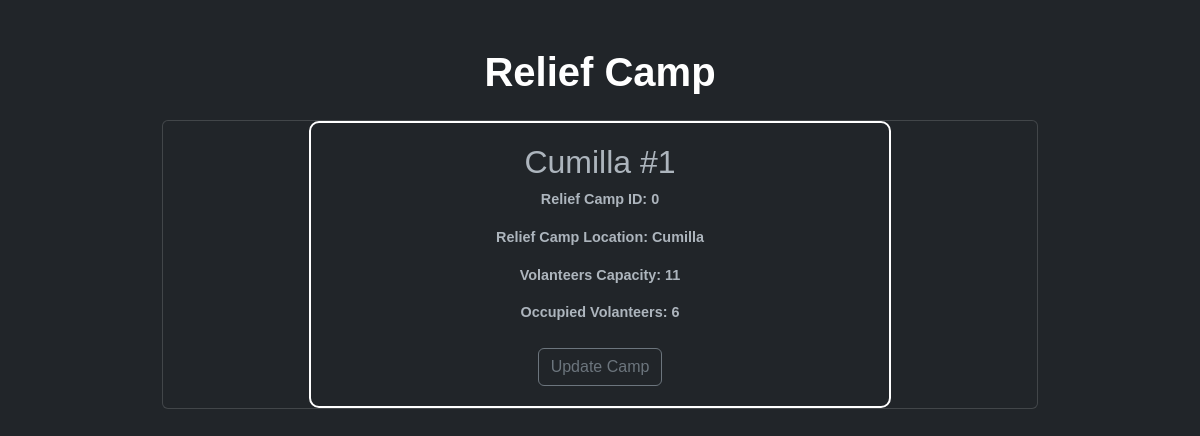
/rcamp (signed in), run on an earlier commit of the app's database.
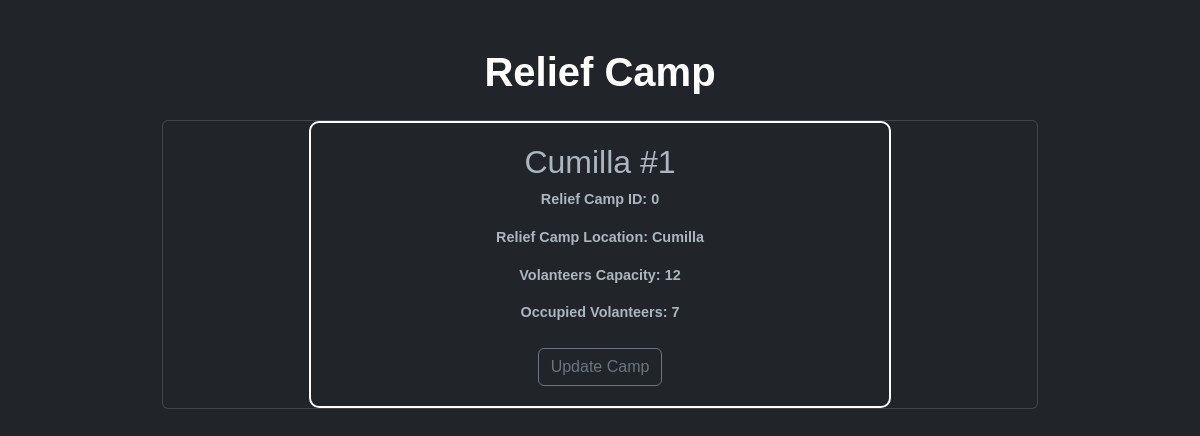
And on a later commit of the database.
### models/rcamp.py (models this page shows, shortened)
class Rcamp(db.Model):
    __tablename__ = 'Reliefcamp'
    id = db.Column(db.Integer, primary_key=True, autoincrement=True)
    name = db.Column(db.String(100), nullable=False)
    location = db.Column(db.String(100), nullable=False)
    v_capacity = db.Column(db.Integer, nullable=False)
    v_occupied = db.Column(db.Integer, nullable=False)
    v_id = db.Column(db.Integer, db.ForeignKey('volunteers.volunteerid'), nullable=False)
    @staticmethod
    def get_camp_status(v_id):
        camp = Rcamp.query.filter_by(v_id=v_id).first()
        return camp

### app.py (the view, shortened to what this page needs)
@app.route('/rcamp', methods=['GET', 'POST'])
def r_camp_info():
    if "role" in session:
        if session['role'] != 'volunteer':
            return redirect(url_for('login'))
    v_id = session['user']
    if Volunteer.getVolunteer(v_id) is None:
        return redirect(url_for('login'))
    if request.method == 'GET':
        result = Rcamp.get_camp_status(v_id)
        return render_template('rcamp.html', rcamp=result)

### models/volunteer.py (called while the page is built)
    @staticmethod
    def getVolunteer(userId):
        return Volunteer.query.filter_by(userId=userId).first()

### templates/rcamp.html (shortened to what this page needs)
<!DOCTYPE html>
<html lang="en" data-bs-theme="dark">
<head>
    <link href="https://cdn.jsdelivr.net/npm/bootstrap@5.3.0/dist/css/bootstrap.min.css" rel="stylesheet">
</head>
<body>
    <div class="container container-custom my-5">
        <div style="display: flex; justify-content: center; align-items: center;">
            <h1 class="mb-4">Relief Camp</h1>
        </div>
        <div class="card display-flex justify-content-center align-items-center">
            <div class="col-md-8">
                <div class="box">
                    <h2>{{ rcamp.name }}</h2>
                    <p>Relief Camp ID: {{ rcamp.id }}</p>
                    <p>Relief Camp Location: {{ rcamp.location }}</p>
                    <p>Volanteers Capacity: {{ rcamp.v_capacity }}</p>
                    <p>Occupied Volanteers: {{ rcamp.v_occupied }}</p>
                    <button type="button" class="btn btn-outline-secondary mt-2" data-bs-toggle="modal" data-bs-target="#updateCampModal">Update Camp</button>
                </div>
            </div>
        </div>
    </div>
</body>
</html>

### templates/rcamp.html (style rules this page uses)
body { font-family: "Comic Sans MS", cursive, sans-serif; color: #fff; }
.box { border: 2px solid #fff; padding: 20px; border-radius: 10px; text-align: center; font-weight: bold; }
.container-custom { max-width: 900px; display: flex; flex-direction: column; }
h1 { font-weight: bold; }
p { font-size: 0.9em; }

What changed in the data, as far as the page shows it:
changed Rcamp "Cumilla #1": v_capacity "11" → "12"; v_occupied "6" → "7"
